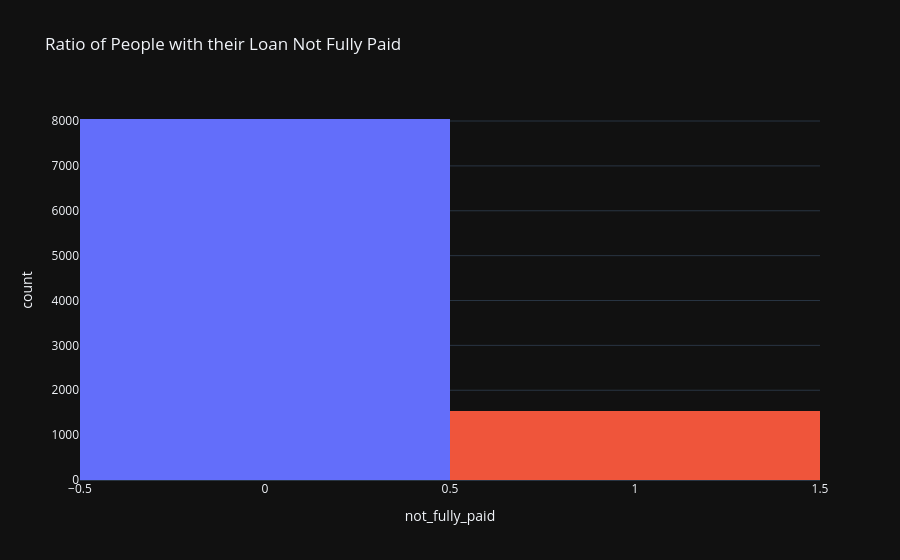

Notebook cell for this chart:
### Code cell
fig = px.histogram(df,
             x = 'not_fully_paid',
             color = 'not_fully_paid',
             template = 'plotly_dark',
             title = 'Ratio of People with their Loan Not Fully Paid',
             )

fig.update_traces(showlegend =  False)
fig.show()

### Figure 1 — Plotly figure (JSON) as saved in the notebook; plotly's stock layout.template omitted (floating-point values rounded to 4 significant figures; data arrays with more than 128 entries replaced by an {"elided": "..."} marker saying what was removed)
{"data": [{"alignmentgroup": "True", "bingroup": "x", "hovertemplate": "not_fully_paid=%{x}<br>count=%{y}<extra></extra>", "legendgroup": "0", "marker": {"color": "#636efa", "pattern": {"shape": ""}}, "name": "0", "offsetgroup": "0", "orientation": "v", "showlegend": false, "type": "histogram", "x": {"elided": "8045 int values"}, "xaxis": "x", "yaxis": "y"}, {"alignmentgroup": "True", "bingroup": "x", "hovertemplate": "not_fully_paid=%{x}<br>count=%{y}<extra></extra>", "legendgroup": "1", "marker": {"color": "#EF553B", "pattern": {"shape": ""}}, "name": "1", "offsetgroup": "1", "orientation": "v", "showlegend": false, "type": "histogram", "x": {"elided": "1533 int values"}, "xaxis": "x", "yaxis": "y"}], "layout": {"barmode": "relative", "legend": {"title": {"text": "not_fully_paid"}, "tracegroupgap": 0}, "title": {"text": "Ratio of People with their Loan Not Fully Paid"}, "xaxis": {"anchor": "y", "categoryarray": [0, 1], "categoryorder": "array", "domain": [0, 1], "title": {"text": "not_fully_paid"}}, "yaxis": {"anchor": "x", "domain": [0, 1], "title": {"text": "count"}}}}
